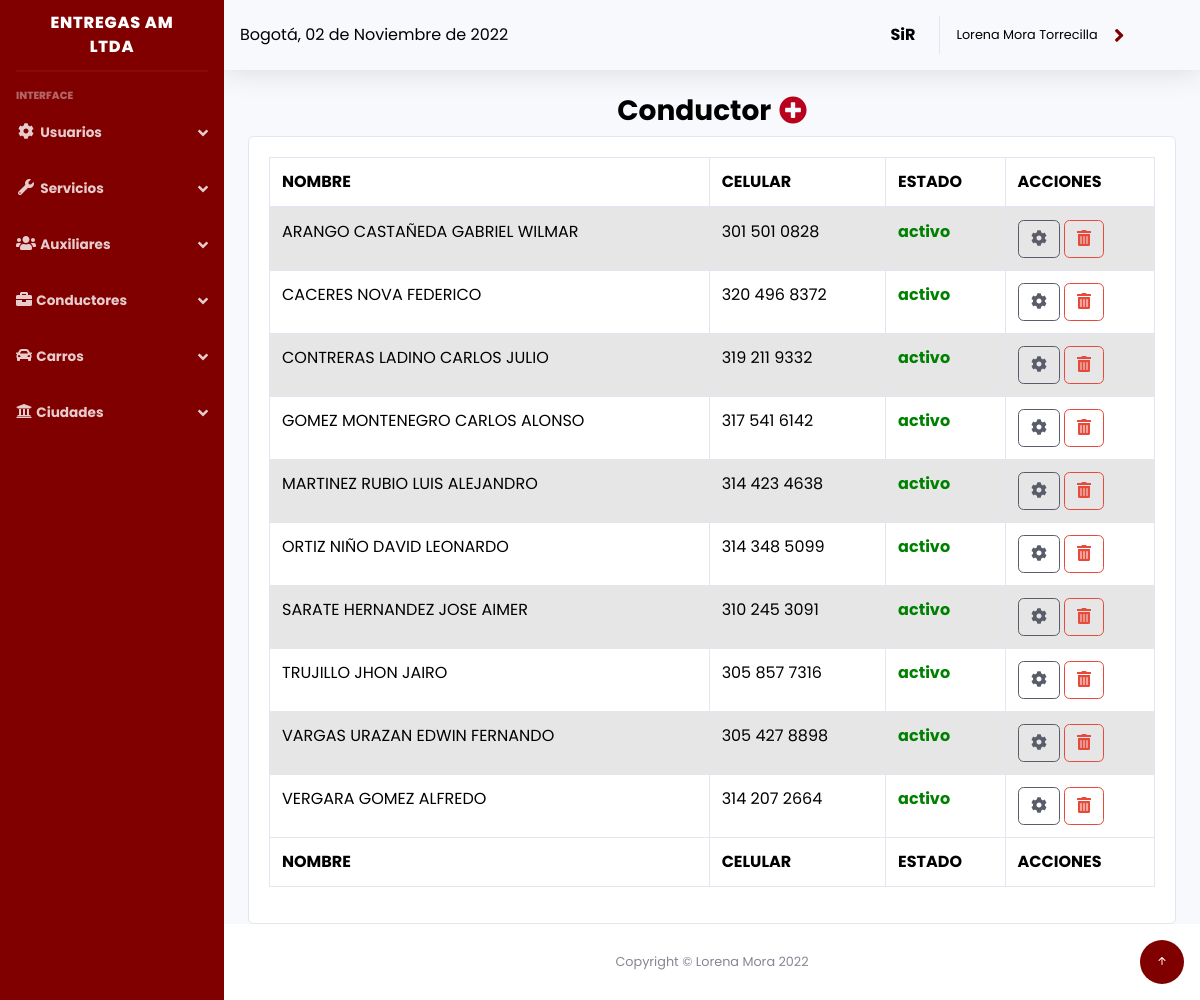
Screenshot of /sistema/lista_conductor.php (signed in) with the database file from the repository.
### tables this page shows
CREATE TABLE `conductor` (
  `id_con` int(11) NOT NULL,
  `nom_con` varchar(255) NOT NULL,
  `celular` varchar(255) NOT NULL,
  `estado` varchar(255) NOT NULL,
  `usuario_id` int(11) NOT NULL
);

### sistema/lista_conductor.php (the view, shortened to what this page needs)
<?php include_once "includes/header.php"; ?>
<div class="container-fluid">
	<div class="contenido">
			<div>
				<center>
					<h3>
						<b style="color: #000000;">Conductor</b>
						<a href="registrar_conductor.php"><i class='fa fa-plus-circle' style="color: #B9011D;"></i></a>
					</h3>
				</center>
			</div>
		<div class="row">
					<div class="col-md-12">
						<div class="card">
							<div class="card-body" id="mydatatable-container">
								<div class="table-responsive">
									<table id="mydatatable"	class="records_list table table-striped table-bordered table-hover"	cellspacing="0" width="100%">
					<thead style="background-color: #FFFFFF;">
						<tr>
							<th style="color: #000000;">NOMBRE</th>
							<th style="color: #000000;">CELULAR</th>
							<th style="color: #000000;">ESTADO</th>
							<th style="color: #000000;">ACCIONES</th>
						</tr>
					</thead>
					<tbody>
						<?php
						include "../conexion.php";
						$query = mysqli_query($conexion, "SELECT * FROM conductor WHERE id_con != 1");
						$result = mysqli_num_rows($query);
						if ($result > 0) {
							while ($data = mysqli_fetch_assoc($query)) { ?>
								<tr>
									<td style="color: #000000;"><?php echo $data['nom_con']; ?></td>
									<td style="color: #000000;"><?php echo $data['celular']; ?></td>
									<td style="color: #000000;"><?php if($data['estado'] == 'activo') {
 echo '<span style="color:green; font-weight: bolder;">' .$data['estado'] . '</span>'; }
 if($data['estado'] == 'inactivo') {
	echo '<span style="color:red; font-weight: bolder;">' .$data['estado'] . '</span>';
}  ?></td>
									<td style="color: #000000;">
										<a href="editar_conductor.php?id_con=<?php echo $data['id_con']; ?>" class="btn btn-outline-dark"><i class="fa fa-cog d-inline" aria-hidden="true"></i></a>
										<?php if ($_SESSION['rol'] == 1) { ?>
<form action="eliminar_conductor.php?id_con=<?php echo $data['id_con']; ?>" method="post" class="confirmar d-inline">
											<button class="btn btn-outline-danger" type="submit"><i class='fas fa-trash-alt'></i> </button>
										</form>
<?php } ?>
									</td>
								</tr>
						<?php }
						} ?>
					</tbody>
                    <tfoot style="background-color: #FFFFFF;">
                    	<tr>
							<th style="color: #000000;">NOMBRE</th>
							<th style="color: #000000;">CELULAR</th>
							<th style="color: #000000;">ESTADO</th>
							<th style="color: #000000;">ACCIONES</th>
						</tr>
                    </tfoot>
				</table>
			</div>
							</div>
						</div>
					</div>
				</div>
	</div>
</div>
</div>
<?php include_once "includes/footer.php"; ?>

### sistema/includes/header.php (style rules this page uses)
* { font-family: 'Poppins', sans-serif; }

### sistema/includes/menu.php (style rules this page uses)
* { font-family: 'Poppins', sans-serif; }

### rows the page displays
conductor: nom_con "ARANGO CASTAÑEDA GABRIEL WILMAR", celular "301 501 0828", estado "activo"
conductor: nom_con "CACERES NOVA FEDERICO", celular "320 496 8372", estado "activo"
conductor: nom_con "CONTRERAS LADINO CARLOS JULIO", celular "319 211 9332", estado "activo"
conductor: nom_con "GOMEZ MONTENEGRO CARLOS ALONSO", celular "317 541 6142", estado "activo"
conductor: nom_con "MARTINEZ RUBIO LUIS ALEJANDRO", celular "314 423 4638", estado "activo"
conductor: nom_con "ORTIZ NIÑO DAVID LEONARDO", celular "314 348 5099", estado "activo"
conductor: nom_con "SARATE HERNANDEZ JOSE AIMER", celular "310 245 3091", estado "activo"
conductor: nom_con "TRUJILLO JHON JAIRO", celular "305 857 7316", estado "activo"
conductor: nom_con "VARGAS URAZAN EDWIN FERNANDO", celular "305 427 8898", estado "activo"
conductor: nom_con "VERGARA GOMEZ ALFREDO", celular "314 207 2664", estado "activo"

### other values shown
fechaPeru() "02 de Noviembre de 2022"
$_SESSION['nombre'] "Lorena Mora Torrecilla"
